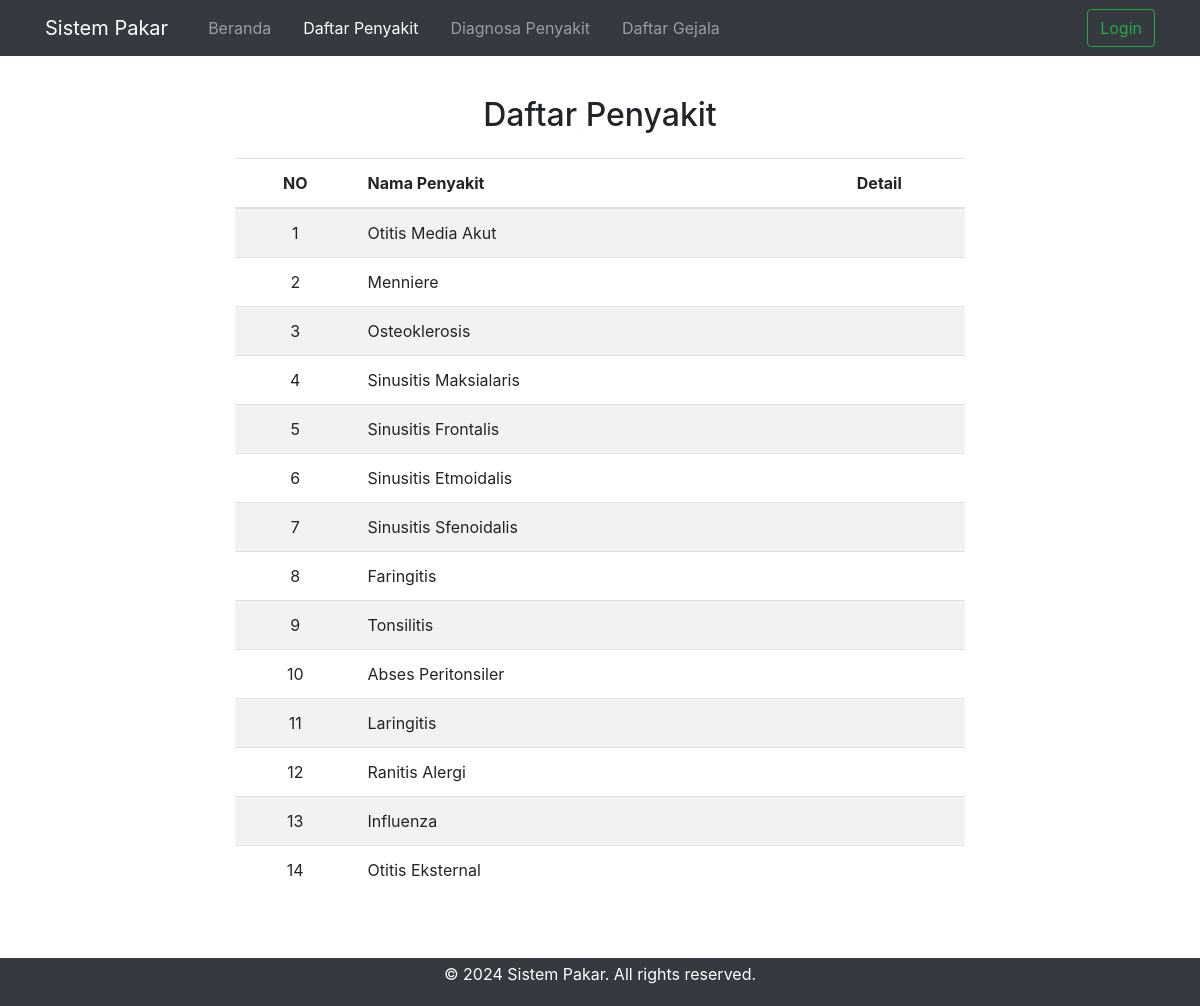
/users/daftarpenyakit.php, run on the app's committed database.
### tables this page shows
CREATE TABLE `penyakit` (
  `idpenyakit` varchar(20) NOT NULL,
  `namapenyakit` varchar(1000) NOT NULL,
  `pengendalian` text DEFAULT NULL
);

### users/daftarpenyakit.php (the view, shortened to what this page needs)
<?php
include('../connection/koneksi.php');
?>
<!DOCTYPE html>
<html lang="en">
<head>
  <link rel="stylesheet" href="https://maxcdn.bootstrapcdn.com/bootstrap/4.5.2/css/bootstrap.min.css">
</head>
<body class='pt-5'>
<nav class="navbar navbar-expand-lg navbar-dark bg-dark fixed-top">
    <div class="container">
        <a class="navbar-brand" href="#">Sistem Pakar</a>
        <div class="collapse navbar-collapse" id="navbarNav">
            <ul class="navbar-nav">
                <li class="nav-item ml-3">
                    <a class="nav-link" href="../index.php">Beranda</a>
                </li>
                <li class="nav-item ml-3">
                    <a class="nav-link active" href="daftarpenyakit.php">Daftar Penyakit</a>
                </li>
                <li class="nav-item ml-3">
                    <a class="nav-link" href="diagnosa.php">Diagnosa Penyakit</a>
                </li>
                <li class="nav-item ml-3">
                  <a class="nav-link" href="daftargejala.php">Daftar Gejala</a>
                </li>
              </ul>
            <form class="form-inline ml-auto" role="search">
                <a class="btn btn-outline-success" id="myBtn" href="#">Login</a>
            </form>
        </div>
    </div>
</nav>
<div class="container my-5">
  <h2 class="text-center pb-3">Daftar Penyakit</h2>
  <div class="row justify-content-center">
    <div class="col-md-8">
      <table class="table table-hover table-striped">
        <thead>
          <tr>
            <th scope="col" class="text-center">NO</th>
            <th scope="col">Nama Penyakit</th>
            <th scope="col" class="text-center">Detail</th>
          </tr>
        </thead>
        <tbody>
          <?php
            $query = "SELECT * FROM penyakit";
            $result = mysqli_query($konek_db, $query);
            $id = 0;
            while ($data = mysqli_fetch_array($result)){
              $id++;
              echo "
                <tr>
                  <td class='text-center'>".$id."</td>
                  <td>".$data[1]."</td>
                  <td class='text-center'><a href=\"detailpenyakit.php?id=".$data[0]."\"><ion-icon name='search-outline'></ion-icon></a></td>
                </tr>
                ";
            }
          ?>
        </tbody>
      </table>
    </div>
  </div>
</div>
<footer class="bg-dark text-white text-center py-1">
    <p>&copy; 2024 Sistem Pakar. All rights reserved.</p>
</footer>
</body>
</html>

### data on the page
penyakit: namapenyakit "Otitis Media Akut"
penyakit: namapenyakit "Menniere"
penyakit: namapenyakit "Osteoklerosis"
penyakit: namapenyakit "Sinusitis Maksialaris"
penyakit: namapenyakit "Sinusitis Frontalis"
penyakit: namapenyakit "Sinusitis Etmoidalis"
penyakit: namapenyakit "Sinusitis Sfenoidalis"
penyakit: namapenyakit "Faringitis"
penyakit: namapenyakit "Tonsilitis"
penyakit: namapenyakit "Abses Peritonsiler"
penyakit: namapenyakit "Laringitis"
penyakit: namapenyakit "Ranitis Alergi"
penyakit: namapenyakit "Influenza"
penyakit: namapenyakit "Otitis Eksternal"
